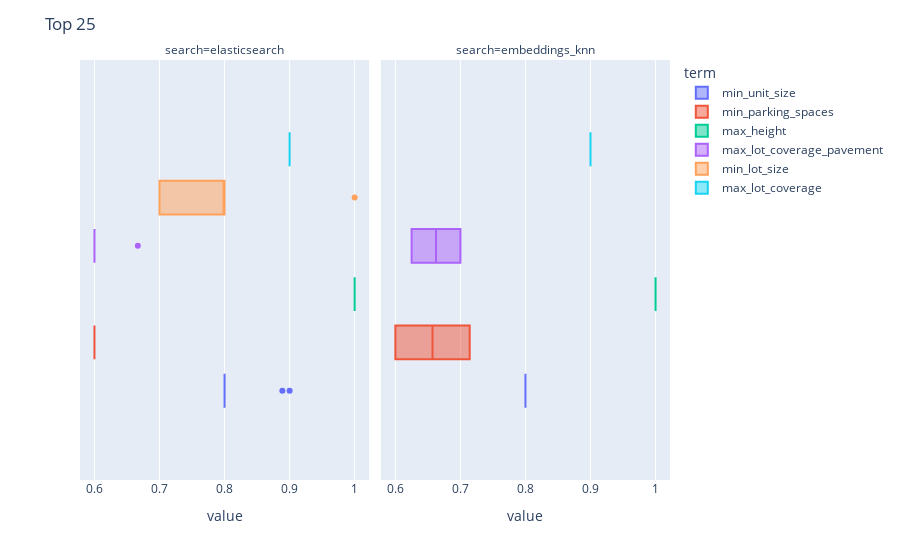

The notebook cell saved with this chart:
### Code cell
fig = px.box(
    df_top25.filter(pl.col("search").is_not_null()),
    x="value",
    color="term",
    facet_col="search",
)

fig.update_layout(title="Top 25")

fig.show()

### Figure 1 — Plotly figure (JSON) as saved in the notebook; plotly's stock layout.template omitted (floating-point values rounded to 4 significant figures)
{"data": [{"alignmentgroup": "True", "hovertemplate": "term=min_unit_size<br>search=elasticsearch<br>value=%{x}<extra></extra>", "legendgroup": "min_unit_size", "marker": {"color": "#636efa"}, "name": "min_unit_size", "notched": false, "offsetgroup": "min_unit_size", "orientation": "h", "showlegend": true, "type": "box", "x": [0.9, 0.8889, 0.8, 0.8, 0.8, 0.8, 0.8, 0.8, 0.8, 0.8, 0.8, 0.8, 0.8, 0.8, 0.8, 0.8, 0.8, 0.8, 0.8, 0.8, 0.8, 0.8, 0.8, 0.8], "x0": " ", "xaxis": "x", "y0": " ", "yaxis": "y"}, {"alignmentgroup": "True", "hovertemplate": "term=min_unit_size<br>search=embeddings_knn<br>value=%{x}<extra></extra>", "legendgroup": "min_unit_size", "marker": {"color": "#636efa"}, "name": "min_unit_size", "notched": false, "offsetgroup": "min_unit_size", "orientation": "h", "showlegend": false, "type": "box", "x": [0.8], "x0": " ", "xaxis": "x2", "y0": " ", "yaxis": "y2"}, {"alignmentgroup": "True", "hovertemplate": "term=min_parking_spaces<br>search=elasticsearch<br>value=%{x}<extra></extra>", "legendgroup": "min_parking_spaces", "marker": {"color": "#EF553B"}, "name": "min_parking_spaces", "notched": false, "offsetgroup": "min_parking_spaces", "orientation": "h", "showlegend": true, "type": "box", "x": [0.6, 0.6, 0.6, 0.6, 0.6, 0.6, 0.6, 0.6, 0.6, 0.6, 0.6, 0.6, 0.6, 0.6, 0.6, 0.6, 0.6, 0.6, 0.6, 0.6, 0.6, 0.6, 0.6], "x0": " ", "xaxis": "x", "y0": " ", "yaxis": "y"}, {"alignmentgroup": "True", "hovertemplate": "term=min_parking_spaces<br>search=embeddings_knn<br>value=%{x}<extra></extra>", "legendgroup": "min_parking_spaces", "marker": {"color": "#EF553B"}, "name": "min_parking_spaces", "notched": false, "offsetgroup": "min_parking_spaces", "orientation": "h", "showlegend": false, "type": "box", "x": [0.7143, 0.6], "x0": " ", "xaxis": "x2", "y0": " ", "yaxis": "y2"}, {"alignmentgroup": "True", "hovertemplate": "term=max_height<br>search=elasticsearch<br>value=%{x}<extra></extra>", "legendgroup": "max_height", "marker": {"color": "#00cc96"}, "name": "max_height", "notched": false, "offsetgroup": "max_height", "orientation": "h", "showlegend": true, "type": "box", "x": [1, 1, 1, 1, 1, 1, 1, 1, 1, 1, 1, 1, 1, 1, 1, 1, 1, 1, 1, 1, 1, 1, 1, 1], "x0": " ", "xaxis": "x", "y0": " ", "yaxis": "y"}, {"alignmentgroup": "True", "hovertemplate": "term=max_height<br>search=embeddings_knn<br>value=%{x}<extra></extra>", "legendgroup": "max_height", "marker": {"color": "#00cc96"}, "name": "max_height", "notched": false, "offsetgroup": "max_height", "orientation": "h", "showlegend": false, "type": "box", "x": [1], "x0": " ", "xaxis": "x2", "y0": " ", "yaxis": "y2"}, {"alignmentgroup": "True", "hovertemplate": "term=max_lot_coverage_pavement<br>search=elasticsearch<br>value=%{x}<extra></extra>", "legendgroup": "max_lot_coverage_pavement", "marker": {"color": "#ab63fa"}, "name": "max_lot_coverage_pavement", "notched": false, "offsetgroup": "max_lot_coverage_pavement", "orientation": "h", "showlegend": true, "type": "box", "x": [0.6667, 0.6, 0.6, 0.6, 0.6, 0.6, 0.6, 0.6, 0.6, 0.6, 0.6, 0.6, 0.6, 0.6, 0.6, 0.6, 0.6, 0.6, 0.6, 0.6, 0.6, 0.6, 0.6], "x0": " ", "xaxis": "x", "y0": " ", "yaxis": "y"}, {"alignmentgroup": "True", "hovertemplate": "term=max_lot_coverage_pavement<br>search=embeddings_knn<br>value=%{x}<extra></extra>", "legendgroup": "max_lot_coverage_pavement", "marker": {"color": "#ab63fa"}, "name": "max_lot_coverage_pavement", "notched": false, "offsetgroup": "max_lot_coverage_pavement", "orientation": "h", "showlegend": false, "type": "box", "x": [0.7, 0.625], "x0": " ", "xaxis": "x2", "y0": " ", "yaxis": "y2"}, {"alignmentgroup": "True", "hovertemplate": "term=min_lot_size<br>search=elasticsearch<br>value=%{x}<extra></extra>", "legendgroup": "min_lot_size", "marker": {"color": "#FFA15A"}, "name": "min_lot_size", "notched": false, "offsetgroup": "min_lot_size", "orientation": "h", "showlegend": true, "type": "box", "x": [1, 0.8, 0.8, 0.8, 0.8, 0.8, 0.8, 0.8, 0.8, 0.8, 0.8, 0.8, 0.8, 0.7, 0.7, 0.7, 0.7, 0.7, 0.7, 0.7, 0.7, 0.7, 0.7, 0.7, 0.7], "x0": " ", "xaxis": "x", "y0": " ", "yaxis": "y"}, {"alignmentgroup": "True", "hovertemplate": "term=max_lot_coverage<br>search=elasticsearch<br>value=%{x}<extra></extra>", "legendgroup": "max_lot_coverage", "marker": {"color": "#19d3f3"}, "name": "max_lot_coverage", "notched": false, "offsetgroup": "max_lot_coverage", "orientation": "h", "showlegend": true, "type": "box", "x": [0.9, 0.9, 0.9, 0.9, 0.9, 0.9, 0.9, 0.9, 0.9, 0.9, 0.9, 0.9, 0.9, 0.9, 0.9, 0.9, 0.9, 0.9, 0.9, 0.9, 0.9, 0.9, 0.9, 0.9], "x0": " ", "xaxis": "x", "y0": " ", "yaxis": "y"}, {"alignmentgroup": "True", "hovertemplate": "term=max_lot_coverage<br>search=embeddings_knn<br>value=%{x}<extra></extra>", "legendgroup": "max_lot_coverage", "marker": {"color": "#19d3f3"}, "name": "max_lot_coverage", "notched": false, "offsetgroup": "max_lot_coverage", "orientation": "h", "showlegend": false, "type": "box", "x": [0.9], "x0": " ", "xaxis": "x2", "y0": " ", "yaxis": "y2"}], "layout": {"annotations": [{"font": {}, "showarrow": false, "text": "search=elasticsearch", "x": 0.245, "xanchor": "center", "xref": "paper", "y": 1, "yanchor": "bottom", "yref": "paper"}, {"font": {}, "showarrow": false, "text": "search=embeddings_knn", "x": 0.755, "xanchor": "center", "xref": "paper", "y": 1, "yanchor": "bottom", "yref": "paper"}], "boxmode": "group", "legend": {"title": {"text": "term"}, "tracegroupgap": 0}, "margin": {"t": 60}, "title": {"text": "Top 25"}, "xaxis": {"anchor": "y", "domain": [0, 0.49], "title": {"text": "value"}}, "xaxis2": {"anchor": "y2", "domain": [0.51, 1], "matches": "x", "title": {"text": "value"}}, "yaxis": {"anchor": "x", "domain": [0, 1]}, "yaxis2": {"anchor": "x2", "domain": [0, 1], "matches": "y", "showticklabels": false}}}
